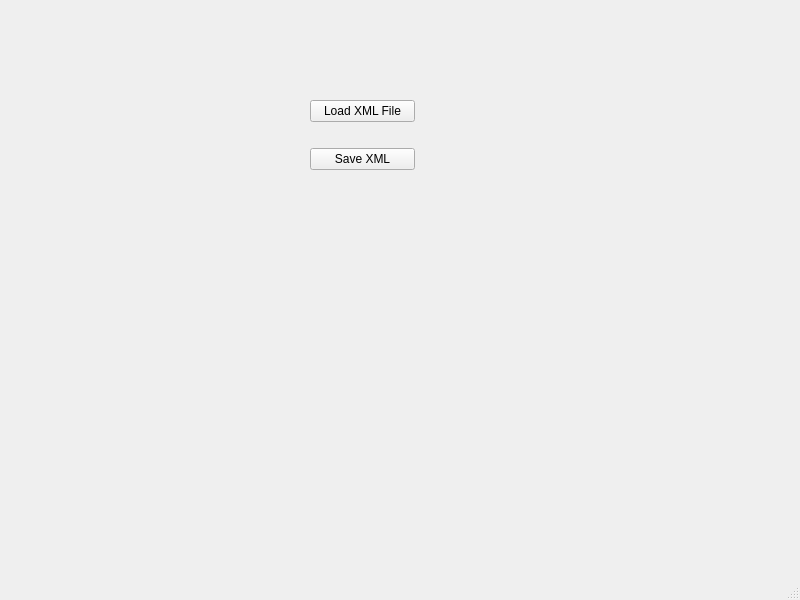
<?xml version="1.0" encoding="UTF-8"?>
<ui version="4.0">
 <class>MainWindow</class>
 <widget class="QMainWindow" name="MainWindow">
  <property name="geometry">
   <rect>
    <x>0</x>
    <y>0</y>
    <width>800</width>
    <height>600</height>
   </rect>
  </property>
  <property name="windowTitle">
   <string>MainWindow</string>
  </property>
  <widget class="QWidget" name="centralwidget">
   <widget class="QWidget" name="">
    <property name="geometry">
     <rect>
      <x>310</x>
      <y>80</y>
      <width>105</width>
      <height>111</height>
     </rect>
    </property>
    <layout class="QVBoxLayout" name="verticalLayout">
     <item>
      <widget class="QPushButton" name="loadXmlButton">
       <property name="text">
        <string>Load XML File</string>
       </property>
      </widget>
     </item>
     <item>
      <widget class="QPushButton" name="saveXmlButton">
       <property name="text">
        <string>Save XML</string>
       </property>
      </widget>
     </item>
    </layout>
   </widget>
  </widget>
  <widget class="QMenuBar" name="menubar">
   <property name="geometry">
    <rect>
     <x>0</x>
     <y>0</y>
     <width>800</width>
     <height>22</height>
    </rect>
   </property>
  </widget>
  <widget class="QStatusBar" name="statusbar"/>
 </widget>
 <resources/>
 <connections/>
</ui>
